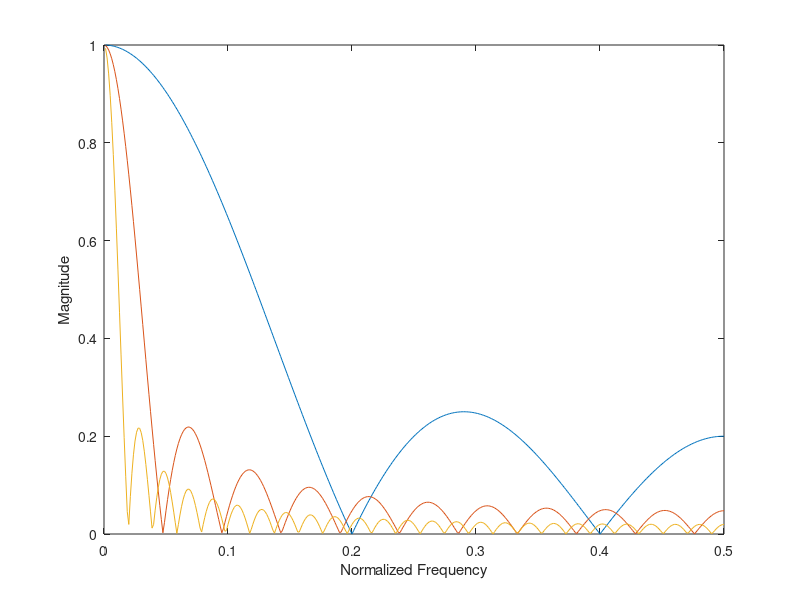

MATLAB code to generate this figure: (Note: this script raises an error after producing the figure.)
function exe1_1()
omega = 0:1/800:0.5;
a = omega * 2 * pi
H5 = (1/5)*(1-exp(-i*a*5))./(1-exp(-i*a));
H21 = (1/21)*(1-exp(-i*a*21))./(1-exp(-i*a));
H51 = (1/51)*(1-exp(-i*a*51))./(1-exp(-i*a));
plot(omega,[abs(H5);abs(H21);abs(H51)])
xlabel('Normalized Frequency')
ylabel('Magnitude')
gtext({'5';'21';'51'})
axis([0, 0.5, 0, 1])